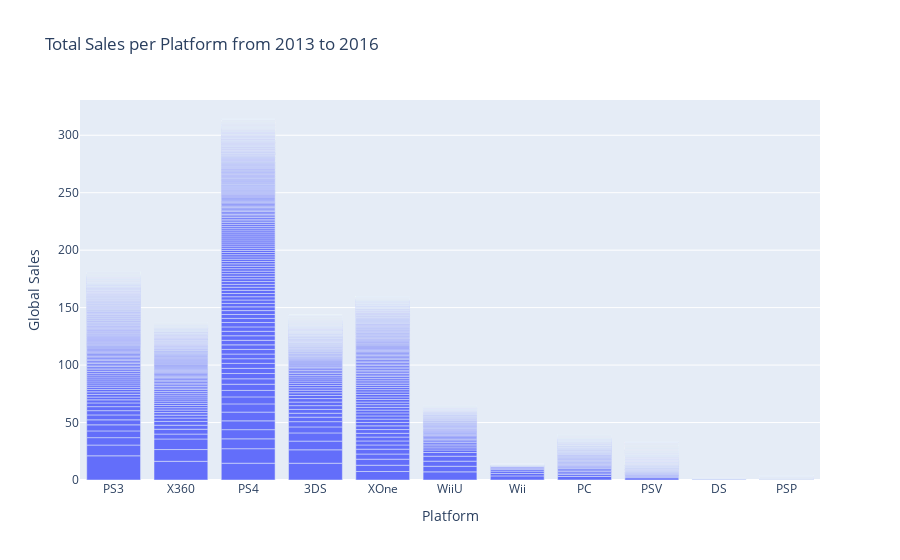

Notebook code cell kept with this figure:
### Markdown cell above
## Platform Popularity <a id='platform_analysis'></a>

### Code cell
# bar chart per-platform comparing total sales
plt = px.bar(df_from_2013, x='platform',
             y='global_sales',
             title='Total Sales per Platform from 2013 to 2016',
             labels={'platform':'Platform','global_sales':'Global Sales'})
plt.show()

### Figure 1 — Plotly figure (JSON) as saved in the notebook; plotly's stock layout.template omitted (floating-point values rounded to 4 significant figures; data arrays with more than 128 entries replaced by an {"elided": "..."} marker saying what was removed)
{"data": [{"alignmentgroup": "True", "hovertemplate": "Platform=%{x}<br>Global Sales=%{y}<extra></extra>", "legendgroup": "", "marker": {"color": "#636efa", "pattern": {"shape": ""}}, "name": "", "offsetgroup": "", "orientation": "v", "showlegend": false, "textposition": "auto", "type": "bar", "x": {"elided": "2233 str values"}, "xaxis": "x", "y": {"elided": "2233 float values"}, "yaxis": "y"}], "layout": {"barmode": "relative", "legend": {"tracegroupgap": 0}, "title": {"text": "Total Sales per Platform from 2013 to 2016"}, "xaxis": {"anchor": "y", "domain": [0, 1], "title": {"text": "Platform"}}, "yaxis": {"anchor": "x", "domain": [0, 1], "title": {"text": "Global Sales"}}}}
